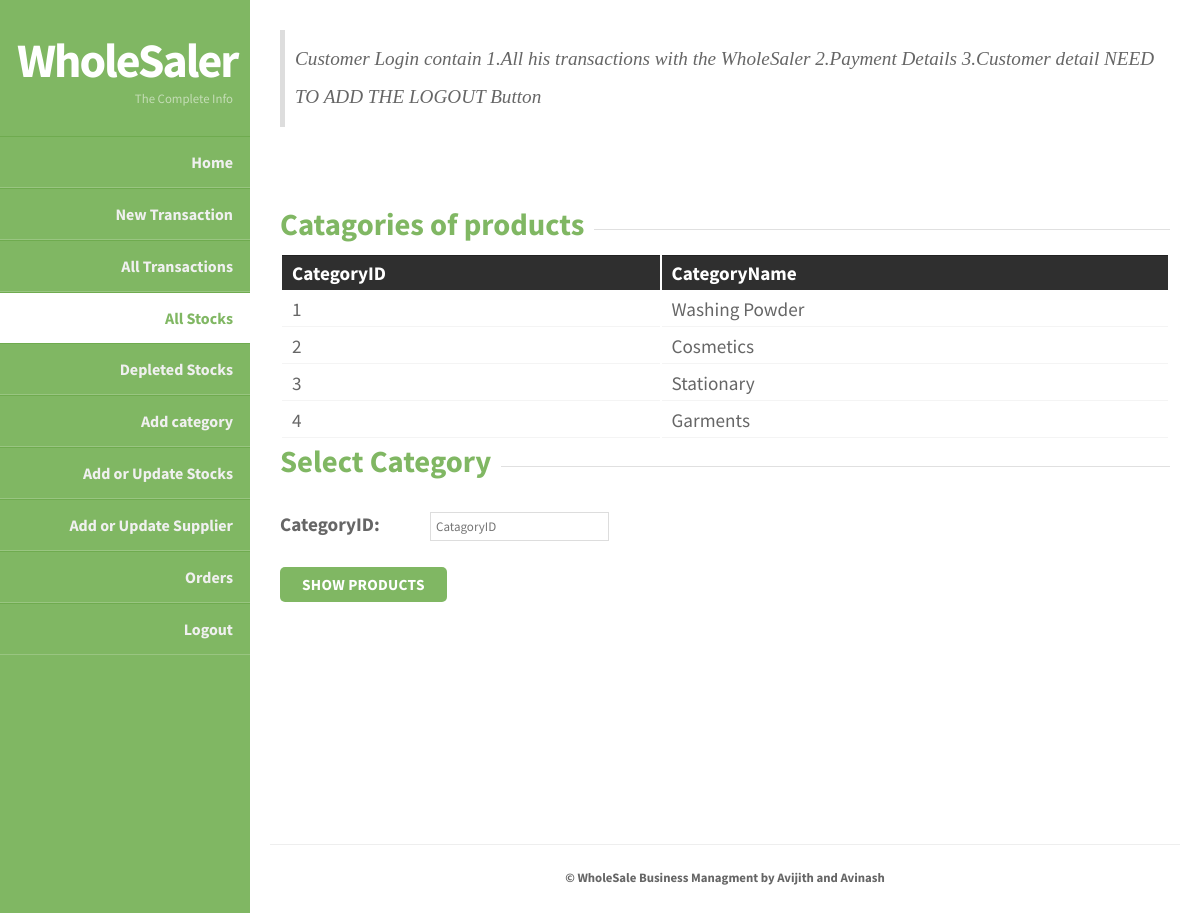
The page /PHP_files/AllStocks.php (signed in) on the database its author committed.
### tables this page shows
CREATE TABLE `category` (
  `CategoryID` int(11) NOT NULL,
  `CategoryName` varchar(30) NOT NULL
);

### PHP_files/AllStocks.php (the view, shortened to what this page needs)
<!doctype html>
<html>
<head>
<link rel="stylesheet" href="WholeSaler/styles.css" type="text/css" />
</head>
<body>
		<section id="body" class="width">
			<aside id="sidebar" class="column-left">
			<header>
				<h1><a href="#">WholeSaler</a></h1>
				<h2>The Complete Info</h2>
			</header>
			<nav id="mainnav">
  				<ul>
                  <li ><a href="WholeSaler-Login.php">Home</a></li>
                  <li><a href="AddTransaction.php">New Transaction</a></li>
                  <li> <a href="AllTransactions.php">All Transactions</a></li>
                  <li class="selected-item"> <a href="AllStocks.php">All Stocks</a></li>
                  <li><a href="Depleted_Stock.php">Depleted Stocks</a></li>
                  <li> <a href="AddCategory.php">Add category</a></li>
                  <li><a href="Update_Stocks.php">Add or Update Stocks</a></li>
                  <li><a href="Add_Suppliers.php">Add or Update Supplier</a></li>
                  <li><a href="Bills.php">Orders</a></li>
                  <li><a href="Logout.php">Logout</a></li>
</ul>
			</nav>
			</aside>
		<section id="content" class="column-right">
	    <article>
		<blockquote><p>Customer Login contain 1.All his transactions with the WholeSaler 2.Payment Details 3.Customer detail NEED TO ADD THE LOGOUT Button</p></blockquote>
		<p>&nbsp;</p>
<fieldset>
		<legend><h3>Catagories of products</h3></legend>
		<table>
			<tr>
				<th>CategoryID</th>
				<th>CategoryName</th>
			</tr>
			<?php
				$conn = mysqli_connect("localhost","root","","WholeSale_Management");
				$sql = "SELECT * FROM category";
				$result = mysqli_query($conn,$sql);
				$row = mysqli_fetch_assoc($result);
				do { ?>
			<tr>
				<td><?php echo $row['CategoryID']; ?></td>
				<td><?php echo $row['CategoryName']; ?></td>
			</tr>
			<?php } while($row = mysqli_fetch_assoc($result)) ?>
		</table>
  </fieldset>
<fieldset>
  <legend><h3>Select Category</h3></legend>
    <form action="AllStocks.php" method="POST">
      <p><label for="ID"><strong>CategoryID:</strong></label>
      <input type="text" name="CategoryID" id="ID"  placeholder = "CatagoryID" required/><b/></p>
      <p><input type="submit" name="pshow" class="formbutton" value="Show Products" /></p>
    </form>
</fieldset>
<br> <br><br><br><br><br><br><br>
		</article>
			<footer class="clear">
				<p>&copy; WholeSale Business Managment by Avijith and Avinash </p>
			</footer>
		</section>
	</section>
</body>
</html>

### PHP_files/WholeSaler/styles.css (style rules this page uses)
body { margin:0px auto; padding:0; background: #222; font-family: "Source Sans Pro","sans-serif"; font-size: 1.0em; color:#666; }
* { margin:0; padding:0; }
table { width:100%; text-align:left; }
th, td { padding:5px 10px; }
th { color:#fff; border-top:1px solid #222; background-color:#2F2F2F; }
td { border-bottom:1px solid #f4f4f4; }
code, blockquote { display:block; border-left:5px solid #ddd; padding:10px; margin-bottom:20px; }
blockquote p { font-style:italic; font-family:Georgia, "Times New Roman", Times, serif; margin:0; height: 1%; }
p { line-height:2.0em; margin-bottom:20px; }
a { color:#6FAB4F; }
fieldset { display:block; border:none; border-top:1px solid #e0e0e0; }
fieldset legend { font-weight:bold; padding-right:10px; color:#999; }
fieldset form { padding-top:15px; }
fieldset p label { float:left; width:150px; font-family: "Source Sans Pro","sans-serif"; }
fieldset form input, fieldset form select, fieldset form textarea { padding:5px; color:#333333; font-size:13px; font-family: "Source Sans Pro","sans-serif"; border:1px solid #ddd; }
fieldset form input.formbutton { border:none; background-color: #80B763; border-radius: 5px; color: #FFFFFF; display: inline-block; font-weight: bold; padding: 8px 22px; font-size: 0.8em; letter-spacing: 0.25px; text-decoration: none; text-transform: uppercase; }
h1 { font-size:2.0em; }
h2 { color:#2f2f2f; font-size:1.8em; font-weight:bold; padding:0 0 5px; margin:0; }
h3 { color:#80B763; font-size:1.6em; padding-bottom:10px; }
ul, ol { margin:0 0 35px 35px; }
li { padding-bottom:5px; }
.width { width:auto; margin: 0 auto; }
header { padding:30px 17px 30px; margin:0 auto; }
header h1 { text-align: right; }
header h1 a, header h1 a:hover, header h1 a:visited { color: #fff; font-size: 1.5em; text-decoration: none; letter-spacing:-2px; }
header h2 { color:#C4DDB6; text-align: right; font-size: 0.8em; font-weight: normal; padding-bottom:0; letter-spacing:0; }
section#body { padding: 0; background: #80B763; }
section#content { margin-left: 250px; padding: 20px; background-color: #fff; }
.column-left { float:left; }
.column-right { float:right; }
aside#sidebar { width:250px; position: fixed; }
nav#mainnav ul { padding: 0; margin: 0; list-style: none; }
nav#mainnav li { padding:0; border-bottom: 1px solid #99C581; border-top: 1px solid #6FAB4F; }
nav#mainnav li.selected-item { border-bottom:none; }
nav#mainnav li.selected-item a, nav#mainnav li.selected-item a:hover { color:#80B763; font-weight:bold; background: #fff; }
nav#mainnav li a { color: #f0f0f0; display: block; padding: 15px 17px; text-align: right; font-weight: bold; text-decoration: none; }
article { padding: 10px 10px 30px; font-size: 1.2em; border-bottom: 1px solid #eee; }
footer { padding:20px 0px; }
footer p { color:#666; margin:0; font-size:0.8em; text-align: center; }
.clear:after { display: block; clear: both; visibility: hidden; line-height: 0; height: 0; }
.clear { clear: both; display: inline-block; }
.clear { display: block; }

### rows shown on the page
category: CategoryID "1", CategoryName "Washing Powder"
category: CategoryID "2", CategoryName "Cosmetics"
category: CategoryID "3", CategoryName "Stationary"
category: CategoryID "4", CategoryName "Garments"
